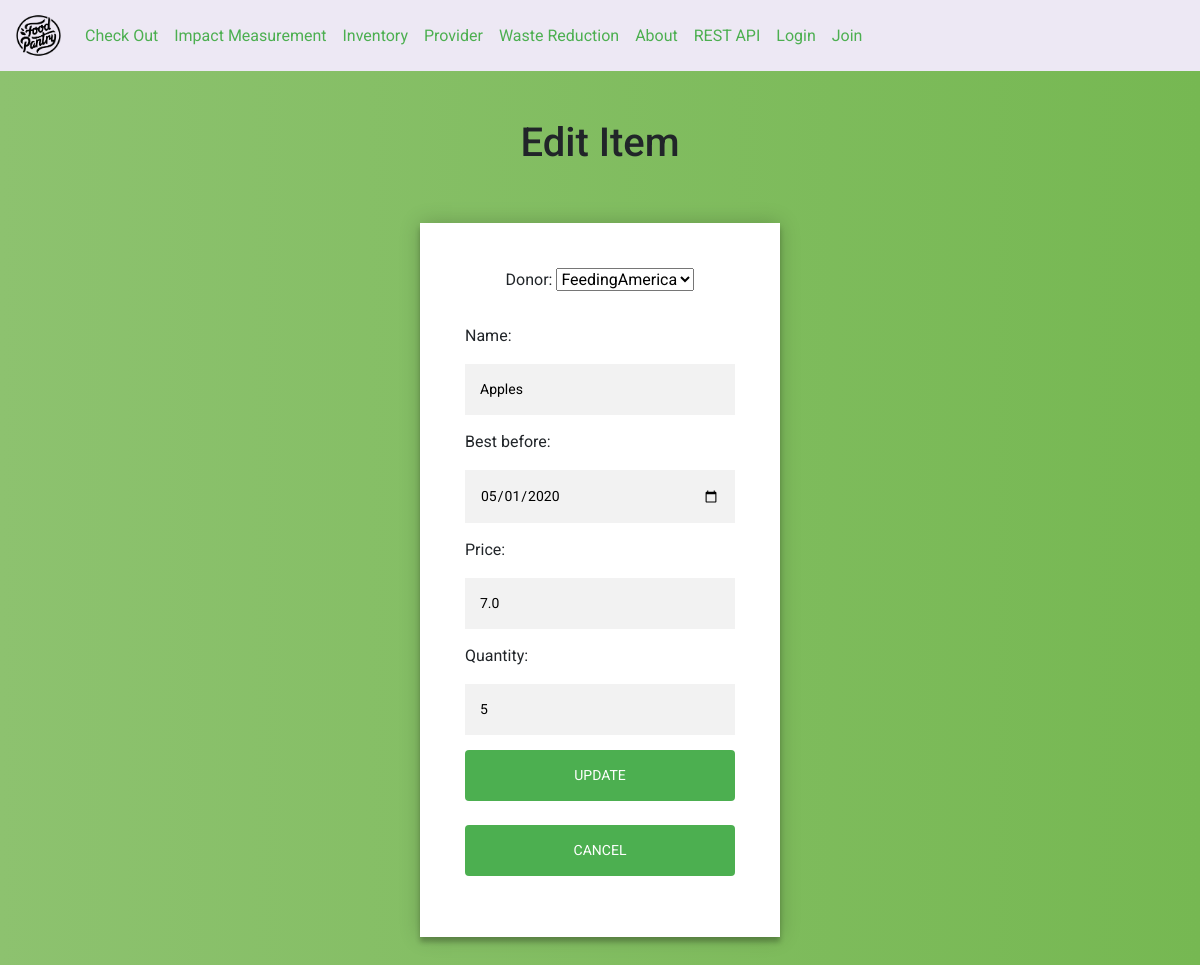
Before: /update/19/ with the older database file.
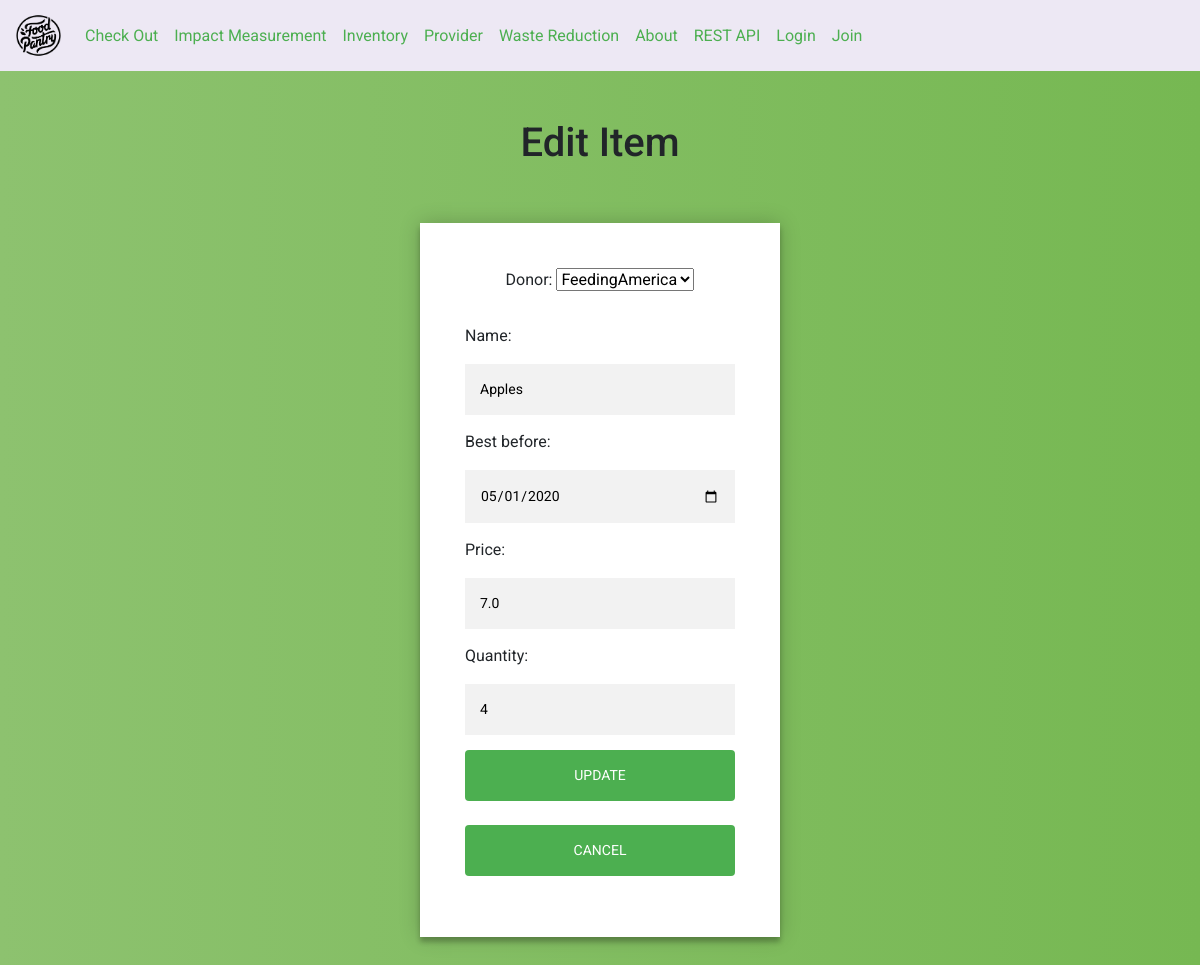
After: the same page with the newer database file.
### inventory/models.py (models this page shows, shortened)
class inventory(models.Model):
     donor = models.ForeignKey(provider, on_delete=models.CASCADE,related_name='donor')
     name = models.CharField(max_length=100)
     registration_D = models.DateField(auto_now=True)
     expiry_D = models.DateField()
     price = models.FloatField()
     quantity =  models.PositiveIntegerField()

### inventory/views.py (the view)
# urls.py: path('update/<str:pk>/', inventory_views.update, name='update'),
def update(request, pk):
	print("pk: ", pk)
	item = inventory.objects.get(id=pk)
	form = inventory_form(instance=item)
	if request.method == 'POST':
		form = inventory_form(request.POST, instance=item)
		if form.is_valid():
			form.save()
			return redirect('inventory_view')
	context = {'form':form}
	return render(request, 'inventory/update.html', context)

### inventory/forms.py
class inventory_form(forms.ModelForm):
    name = forms.CharField(widget=forms.TextInput(attrs={'placeholder': 'Item Name '}))
    expiry_D = forms.DateField(widget=DateInput)
    price = forms.CharField(widget=forms.TextInput(attrs={'placeholder': 'Price'}))
    quantity  = forms.CharField(widget=forms.TextInput(attrs={'placeholder': 'Quantity '}))
    class Meta():
       model = inventory
       fields = '__all__'

### provider/models.py (called while the page is built)
    def __str__(self):
          return self.donor_name

### templates/inventory/update.html (shortened to what this page needs)
<html>
<head>
	{% include "dashboard/shared_links.html" %}
</head>
<body>
  {% include "dashboard/navigation_bar.html" %}
  <br>
  <br>
<h1>Edit Item</h1><br><br>
<div class="form">
    <div class = "login-form">
      <form method="POST" action="">
        <label>Donor:</label>
    {{form.donor}}    <br><br>
    <p style="text-align: left;">Name:</p>
   {{form.name}}
   <p style="text-align: left;">Best before:</p>
   {{form.expiry_D}}
   <p style="text-align: left;">Price:</p>
   {{form.price}}
   <p style="text-align: left;">Quantity:</p>
   {{form.quantity}}
        <br>
        <button type="submit" class="btn btn-primary" name = "Edit_Task">Update</button>
                <a href="/inventory/">
                  <br>
                  <br>
        	<button type="submit" class="btn btn-primary" value="Cancel" name = "Cancel">Cancel</button>
      </form>
    </div>
  </div>
</body>
</html>

Changed rows visible on the page:
changed inventory "FeedingAmerica": quantity "5" → "4"
